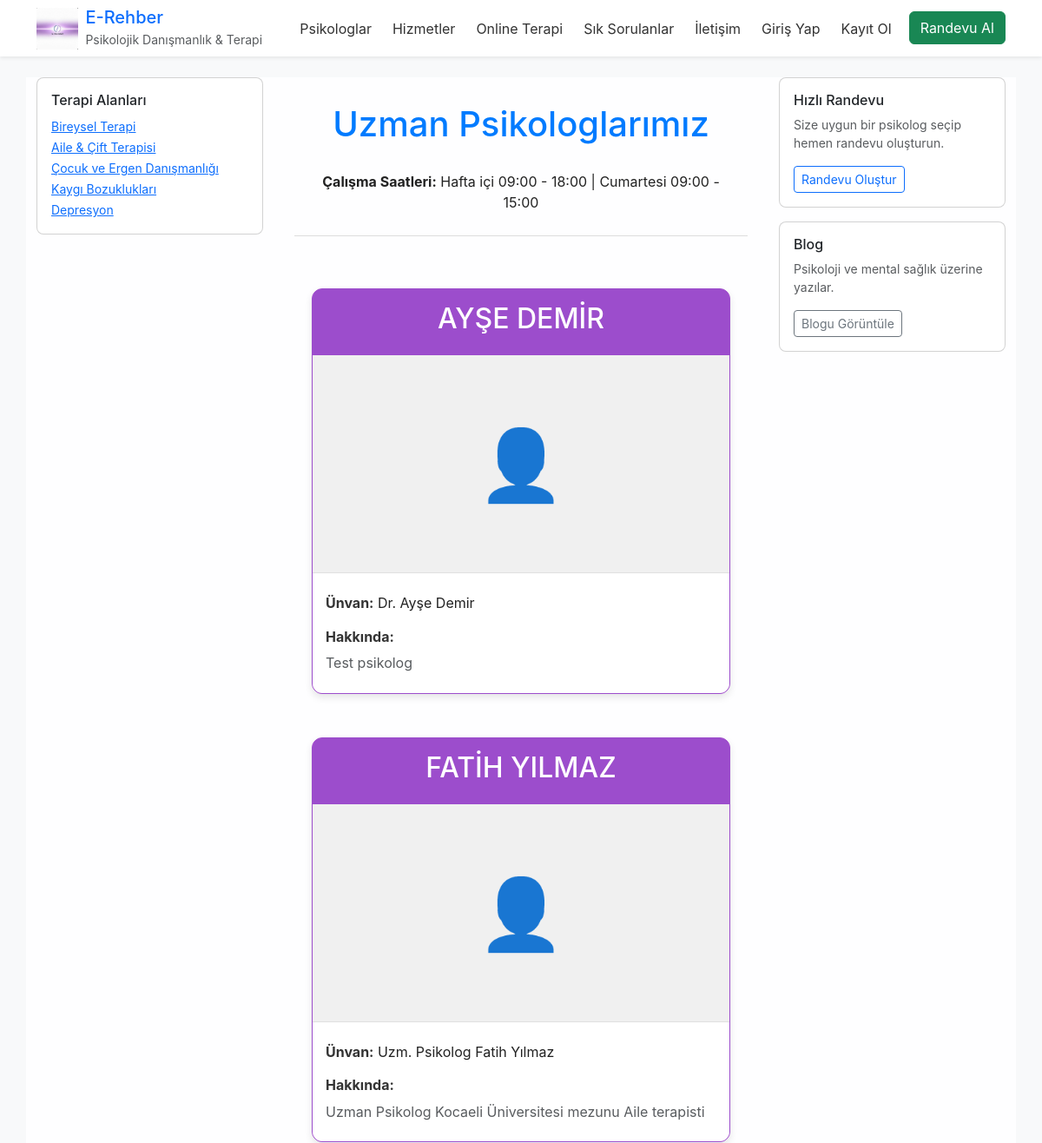
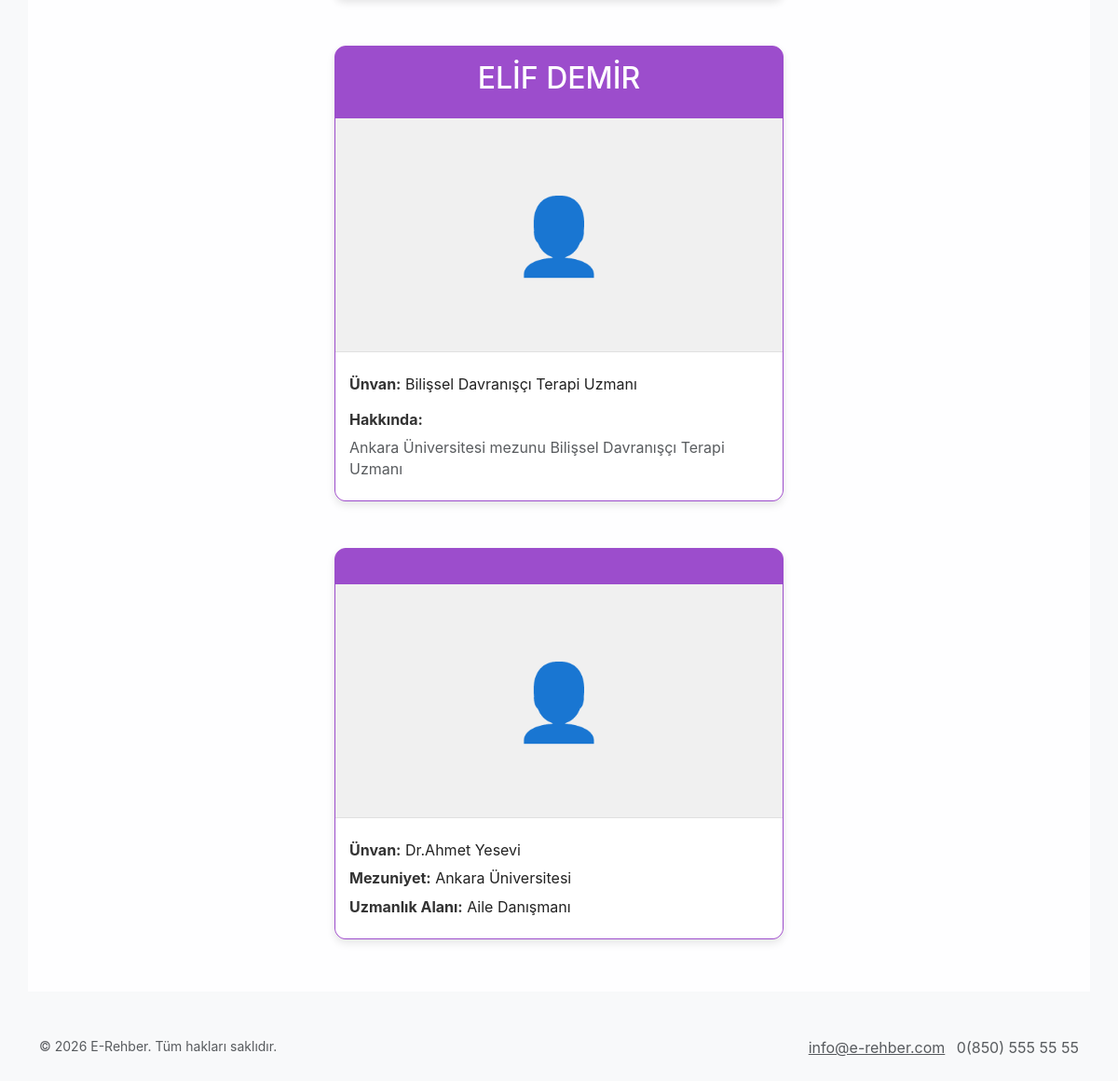
Screenshot of /randevular/psikologlar/ with the database file from the repository (2 pictures, top to bottom).
### Randevular/models.py (models this page shows, shortened)
class PsychologistProfile(models.Model):
    user = models.OneToOneField(User, on_delete=models.CASCADE, related_name='psychologist_profile')
    title = models.CharField(max_length=200, blank=True)
    bio = models.TextField(blank=True)
    phone = models.CharField(max_length=30, blank=True)
    university = models.CharField(max_length=200, blank=True, verbose_name='Mezun Olduğu Üniversite')
    specialization = models.CharField(max_length=200, blank=True, verbose_name='Uzmanlık Alanı')
    active = models.BooleanField(default=True)

### Randevular/views.py (the view)
# urls.py: path("psikologlar/", views.psikologlar, name="psikologlar"),
def psikologlar(request):
    psychologists = PsychologistProfile.objects.filter(active=True).select_related('user')
    return render(request, 'psikologlar.html', {
        'title': 'Psikologlar Sayfası',
        'psychologists': psychologists
    })

### Randevular/templates/psikologlar.html (shortened to what this page needs)
{% extends "Base.html" %}
{% load static %}
{% block extra_head %}
<link href="{% static 'psikologlar.css' %}" rel="stylesheet">
{% endblock %}
{% block content %}
<div class="container">
    <h1 class="page-title">Uzman Psikologlarımız</h1>
    <div class="working-hours">
        <p><strong>Çalışma Saatleri:</strong> Hafta içi 09:00 - 18:00 | Cumartesi 09:00 - 15:00</p>
    </div>
    <div class="psychologist-cards">
        {% for psychologist in psychologists %}
        <div class="psychologist-card">
            <div class="card-header">
                <h2>{{ psychologist.user.first_name }} {{ psychologist.user.last_name }}</h2>
            </div>
            <div class="card-image placeholder-image">
            </div>
            <div class="card-content">
                <p><strong>Ünvan:</strong> {{ psychologist.title }}</p>
                {% if psychologist.university %}
                <p><strong>Mezuniyet:</strong> {{ psychologist.university }}</p>
                {% endif %}
                {% if psychologist.specialization %}
                <p><strong>Uzmanlık Alanı:</strong> {{ psychologist.specialization }}</p>
                {% endif %}
                {% if psychologist.bio %}
                <p class="mt-3"><strong>Hakkında:</strong></p>
                <p class="text-muted">{{ psychologist.bio }}</p>
                {% endif %}
            </div>
        </div>
        {% endfor %}
    </div>
</div>
{% endblock content %}

### Psyora/templates/Base.html (shortened to what this page needs)
<!doctype html>
<html lang="tr">
<head>
	{% load static %}
	<link href="https://cdn.jsdelivr.net/npm/bootstrap@5.3.3/dist/css/bootstrap.min.css" rel="stylesheet">
	<link href="{% static 'css/base.css' %}" rel="stylesheet">
	{% block extra_head %}{% endblock %}
</head>
<body class="{% block body_class %}{% endblock %} d-flex flex-column min-vh-100">
	<header class="bg-white shadow-sm">
		<div class="container d-flex align-items-center justify-content-between py-2">
			<a class="d-flex align-items-center text-decoration-none" href="/">
				<img src="{% static 'images/WhatsApp Görsel 2025-11-28 saat 21.29.51_526577d2.jpg' %}" alt="Logo" class="site-logo me-2">
				<div>
					<span class="h5 mb-0">E-Rehber</span><br>
					<small class="text-muted">Psikolojik Danışmanlık & Terapi</small>
				</div>
			</a>
			<nav>
				{% block navbar %}
				<ul class="nav">
					<li class="nav-item"><a class="nav-link" href="{% url 'psikologlar' %}">Psikologlar</a></li>
					<li class="nav-item"><a class="nav-link" href="{% url 'hizmetler' %}">Hizmetler</a></li>
					<li class="nav-item"><a class="nav-link" href="{% url 'online_therapy:form' %}">Online Terapi</a></li>
					<li class="nav-item"><a class="nav-link" href="{% url 'sss' %}">Sık Sorulanlar</a></li>
					<li class="nav-item"><a class="nav-link" href="{% url 'iletisim' %}">İletişim</a></li>
					{% if user.is_authenticated %}
						{% if user.username == 'yetkili' %}
							<li class="nav-item"><a class="nav-link text-danger fw-bold" href="{% url 'psikolog_yonetimi' %}">⚙️ Yönetim Paneli</a></li>
						{% endif %}
						{% if user.is_authenticated and user.psychologist_profile %}
							<li class="nav-item"><a class="nav-link" href="{% url 'psikolog_panel' %}">📋 Randevularım</a></li>
						{% endif %}
						<li class="nav-item">
							<a class="nav-link" href="{% url 'profil' %}">👤 {{ user.first_name|default:user.username }}</a>
						</li>
						<li class="nav-item"><a class="nav-link" href="{% url 'logout' %}">Çıkış</a></li>
					{% else %}
						<li class="nav-item"><a class="nav-link" href="{% url 'login' %}">Giriş Yap</a></li>
						<li class="nav-item"><a class="nav-link" href="{% url 'kayit_ol' %}">Kayıt Ol</a></li>
					{% endif %}
					<li class="nav-item"><a class="btn btn-success ms-2" href="{% url 'randevu_al' %}">Randevu Al</a></li>
				</ul>
				{% endblock %}
			</nav>
		</div>
	</header>
	<main class="container my-4 flex-grow-1">
		<div class="row">
			<aside class="col-12 col-md-3 mb-3">
				{% block left_column %}
				<div class="card">
					<div class="card-body">
						<h6 class="card-title">Terapi Alanları</h6>
						<ul class="list-unstyled mb-0">
							<li><a href="{% url 'hizmetler' %}" class="small">Bireysel Terapi</a></li>
							<li><a href="{% url 'hizmetler' %}" class="small">Aile & Çift Terapisi</a></li>
							<li><a href="{% url 'hizmetler' %}" class="small">Çocuk ve Ergen Danışmanlığı</a></li>
							<li><a href="{% url 'hizmetler' %}" class="small">Kaygı Bozuklukları</a></li>
							<li><a href="{% url 'hizmetler' %}" class="small">Depresyon</a></li>
						</ul>
					</div>
				</div>
				{% endblock %}
			</aside>
			<section class="col-12 col-md-6 mb-3">
				{% block content %}{% endblock %}
			</section>
			<aside class="col-12 col-md-3 mb-3">
				{% block right_column %}
				<div class="card">
					<div class="card-body">
						<h6 class="card-title">Hızlı Randevu</h6>
						<p class="small text-muted">Size uygun bir psikolog seçip hemen randevu oluşturun.</p>
						<a class="btn btn-outline-primary btn-sm" href="{% url 'randevu_al' %}">Randevu Oluştur</a>
					</div>
				</div>
				<div class="card mt-3">
					<div class="card-body">
						<h6 class="card-title">Blog</h6>
						<p class="small text-muted">Psikoloji ve mental sağlık üzerine yazılar.</p>
						<a class="btn btn-outline-secondary btn-sm" href="{% url 'blog' %}">Blogu Görüntüle</a>
					</div>
				</div>
				{% endblock %}
			</aside>
		</div>
	</main>
	<footer class="bg-light py-4 mt-auto">
		<div class="container d-flex justify-content-between">
			{% block footer %}
			<small class="text-muted">© {% now "Y" %} E-Rehber. Tüm hakları saklıdır.</small>
			<div>
				<a href="{% url 'iletisim' %}" class="me-2 text-muted">info@e-rehber.com</a>
				<span class="text-muted">0(850) 555 55 55</span>
			</div>
			{% endblock %}
		</div>
	</footer>
</body>
</html>

### Psyora/static/css/Base.css (style rules this page uses)
body { background-color: #f8f9fa; color: #222; font-family: Inter, system-ui, -apple-system, "Segoe UI", Roboto, "Helvetica Neue", Arial; position: relative; }
main.container, .card { background-color: rgba(255,255,255,0.92); }
.site-logo { height: 48px; width: auto; }
header .nav .nav-link { color: #333; padding: .5rem 0.75rem; }
header .btn-success { background-color: #198754; border-color: #198754; }
.card { border-radius: 8px; }

### Randevular/static/psikologlar.css (style rules this page uses)
.page-title { text-align: center; margin-top: 30px; margin-bottom: 20px; color: #007bff; }
.working-hours { text-align: center; margin-bottom: 40px; padding: 10px; border-bottom: 1px solid #ddd; }
.psychologist-cards { display: grid; grid-template-columns: repeat(auto-fit, minmax(300px, 1fr)); gap: 30px; justify-content: center; padding: 20px; overflow-x: auto; }
.psychologist-card { background-color: #ba55d3; border: 1px solid #9c4dcc; border-radius: 12px; width: 100%; max-width: 100%; box-shadow: 0 4px 8px rgba(0, 0, 0, 0.1); overflow: hidden; transition: transform 0.3s ease-in-out, box-shadow 0.3s ease-in-out; cursor: pointer; margin-bottom: 20px; }
.card-header { background-color: #9c4dcc; color: white; padding: 15px 10px; text-align: center; font-size: 1.2em; text-transform: uppercase; }
.card-image { width: 100%; height: 250px; background-color: #f0f0f0; display: flex; align-items: center; justify-content: center; position: relative; overflow: hidden; }
.placeholder-image::before { content: '👤'; font-size: 80px; color: #ffffff; line-height: 1; }
.card-content { padding: 15px; text-align: left; background-color: #ffffff; border-top: 1px solid #e0e0e0; }
.card-content p { margin: 8px 0; line-height: 1.4; }
.card-content strong { color: #333; }

### rows the page displays
PsychologistProfile: user.first_name "AYŞE", user.last_name "DEMIR", title "Dr. Ayşe Demir", bio "Test psikolog"
PsychologistProfile: user.first_name "FATIH", user.last_name "YILMAZ", title "Uzm. Psikolog Fatih Yılmaz", bio "Uzman Psikolog Kocaeli Üniversitesi mezunu Aile terapisti"
PsychologistProfile: user.first_name "ELIF", user.last_name "DEMIR", title "Bilişsel Davranışçı Terapi Uzmanı", bio "Ankara Üniversitesi mezunu Bilişsel Davranışçı Terapi Uzmanı"
PsychologistProfile: title "Dr.Ahmet Yesevi", university "Ankara Üniversitesi", specialization "Aile Danışmanı"
